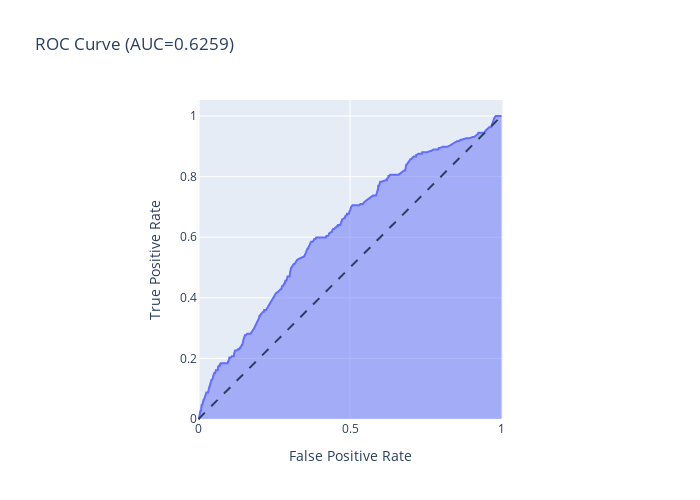

This figure's notebook cell:
### Code cell
fpr, tpr, thresholds = roc_curve(y,  gb.predict_proba(X)[:,1])

#Plot ROC AUC Curve 
fig = px.area(
    x=fpr, y=tpr,
    title=f'ROC Curve (AUC={auc(fpr, tpr):.4f})',
    labels=dict(x='False Positive Rate', y='True Positive Rate'),
    width=700, height=500
)
fig.add_shape(
    type='line', line=dict(dash='dash'),
    x0=0, x1=1, y0=0, y1=1
)

fig.update_yaxes(scaleanchor="x", scaleratio=1)
fig.update_xaxes(constrain='domain')
fig.show()

### Figure 1 — Plotly figure (JSON) as saved in the notebook; plotly's stock layout.template omitted (floating-point values rounded to 4 significant figures; data arrays with more than 128 entries replaced by an {"elided": "..."} marker saying what was removed)
{"data": [{"hovertemplate": "False Positive Rate=%{x}<br>True Positive Rate=%{y}<extra></extra>", "legendgroup": "", "line": {"color": "#636efa"}, "marker": {"symbol": "circle"}, "mode": "lines", "name": "", "orientation": "v", "showlegend": false, "stackgroup": "1", "type": "scatter", "x": {"elided": "925 float values"}, "xaxis": "x", "y": {"elided": "925 float values"}, "yaxis": "y"}], "layout": {"height": 500, "legend": {"tracegroupgap": 0}, "shapes": [{"line": {"dash": "dash"}, "type": "line", "x0": 0, "x1": 1, "y0": 0, "y1": 1}], "title": {"text": "ROC Curve (AUC=0.6259)"}, "width": 700, "xaxis": {"anchor": "y", "constrain": "domain", "domain": [0, 1], "title": {"text": "False Positive Rate"}}, "yaxis": {"anchor": "x", "domain": [0, 1], "scaleanchor": "x", "scaleratio": 1, "title": {"text": "True Positive Rate"}}}}
